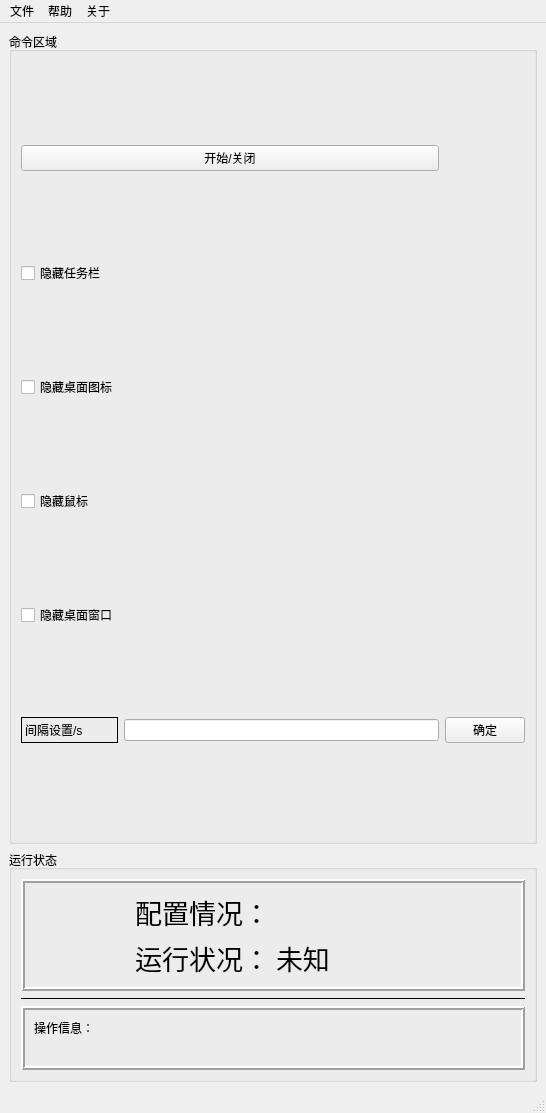
<?xml version="1.0" encoding="UTF-8"?>
<ui version="4.0">
 <class>MainWindow</class>
 <widget class="QMainWindow" name="MainWindow">
  <property name="geometry">
   <rect>
    <x>0</x>
    <y>0</y>
    <width>546</width>
    <height>1113</height>
   </rect>
  </property>
  <property name="windowTitle">
   <string>windows自定义功能</string>
  </property>
  <widget class="QWidget" name="centralwidget">
   <layout class="QVBoxLayout" name="verticalLayout">
    <item>
     <layout class="QGridLayout" name="gridLayout" rowstretch="1,0">
      <item row="1" column="0">
       <widget class="QGroupBox" name="groupBox_2">
        <property name="title">
         <string>运行状态</string>
        </property>
        <layout class="QVBoxLayout" name="verticalLayout_3" stretch="0,0,0">
         <item>
          <widget class="QFrame" name="frame_config">
           <property name="frameShape">
            <enum>QFrame::Box</enum>
           </property>
           <property name="frameShadow">
            <enum>QFrame::Raised</enum>
           </property>
           <property name="lineWidth">
            <number>2</number>
           </property>
           <layout class="QGridLayout" name="gridLayout_4">
            <item row="0" column="3">
             <widget class="QLabel" name="label_view_config">
              <property name="font">
               <font>
                <pointsize>15</pointsize>
               </font>
              </property>
              <property name="text">
               <string/>
              </property>
             </widget>
            </item>
            <item row="0" column="2">
             <widget class="QLabel" name="label_4">
              <property name="font">
               <font>
                <pointsize>20</pointsize>
               </font>
              </property>
              <property name="text">
               <string>配置情况：</string>
              </property>
              <property name="alignment">
               <set>Qt::AlignRight|Qt::AlignTrailing|Qt::AlignVCenter</set>
              </property>
             </widget>
            </item>
            <item row="1" column="3">
             <widget class="QLabel" name="label_view_statue">
              <property name="font">
               <font>
                <pointsize>20</pointsize>
               </font>
              </property>
              <property name="text">
               <string>未知</string>
              </property>
              <property name="textFormat">
               <enum>Qt::AutoText</enum>
              </property>
              <property name="scaledContents">
               <bool>false</bool>
              </property>
              <property name="alignment">
               <set>Qt::AlignLeading|Qt::AlignLeft|Qt::AlignVCenter</set>
              </property>
             </widget>
            </item>
            <item row="1" column="2">
             <widget class="QLabel" name="label_2">
              <property name="font">
               <font>
                <pointsize>20</pointsize>
               </font>
              </property>
              <property name="text">
               <string>运行状况：</string>
              </property>
              <property name="alignment">
               <set>Qt::AlignRight|Qt::AlignTrailing|Qt::AlignVCenter</set>
              </property>
             </widget>
            </item>
           </layout>
          </widget>
         </item>
         <item>
          <widget class="QFrame" name="frame">
           <property name="frameShape">
            <enum>QFrame::HLine</enum>
           </property>
           <property name="frameShadow">
            <enum>QFrame::Plain</enum>
           </property>
          </widget>
         </item>
         <item>
          <widget class="QFrame" name="frame_statue">
           <property name="frameShape">
            <enum>QFrame::Box</enum>
           </property>
           <property name="frameShadow">
            <enum>QFrame::Raised</enum>
           </property>
           <property name="lineWidth">
            <number>2</number>
           </property>
           <layout class="QGridLayout" name="gridLayout_3" rowstretch="1,4" columnstretch="1,4">
            <item row="0" column="0">
             <widget class="QLabel" name="label_3">
              <property name="text">
               <string>操作信息：</string>
              </property>
             </widget>
            </item>
            <item row="0" column="1">
             <widget class="QLabel" name="label_view_interactive_information">
              <property name="text">
               <string/>
              </property>
             </widget>
            </item>
            <item row="1" column="0" colspan="2">
             <widget class="QLabel" name="label_6">
              <property name="text">
               <string/>
              </property>
             </widget>
            </item>
           </layout>
          </widget>
         </item>
        </layout>
       </widget>
      </item>
      <item row="0" column="0">
       <widget class="QGroupBox" name="groupBox">
        <property name="title">
         <string>命令区域</string>
        </property>
        <layout class="QGridLayout" name="gridLayout_2">
         <item row="2" column="0" colspan="2">
          <widget class="QCheckBox" name="button_hide_desk_icon">
           <property name="text">
            <string>隐藏桌面图标</string>
           </property>
          </widget>
         </item>
         <item row="6" column="1">
          <widget class="QLineEdit" name="Edit_time_interval">
           <property name="layoutDirection">
            <enum>Qt::LeftToRight</enum>
           </property>
           <property name="alignment">
            <set>Qt::AlignRight|Qt::AlignTrailing|Qt::AlignVCenter</set>
           </property>
          </widget>
         </item>
         <item row="6" column="2">
          <widget class="QPushButton" name="bugtton_config_set">
           <property name="text">
            <string>确定</string>
           </property>
          </widget>
         </item>
         <item row="6" column="0">
          <widget class="QLabel" name="label">
           <property name="frameShape">
            <enum>QFrame::Box</enum>
           </property>
           <property name="text">
            <string>间隔设置/s</string>
           </property>
          </widget>
         </item>
         <item row="0" column="0" colspan="2">
          <widget class="QPushButton" name="button_start_close">
           <property name="text">
            <string>开始/关闭</string>
           </property>
          </widget>
         </item>
         <item row="1" column="0" colspan="2">
          <widget class="QCheckBox" name="button_hide_taskbar">
           <property name="text">
            <string>隐藏任务栏</string>
           </property>
          </widget>
         </item>
         <item row="4" column="0">
          <widget class="QCheckBox" name="button_hide_cursor">
           <property name="text">
            <string>隐藏鼠标</string>
           </property>
          </widget>
         </item>
         <item row="5" column="0">
          <widget class="QCheckBox" name="button_hide_windows">
           <property name="text">
            <string>隐藏桌面窗口</string>
           </property>
          </widget>
         </item>
        </layout>
       </widget>
      </item>
     </layout>
    </item>
   </layout>
  </widget>
  <widget class="QMenuBar" name="menubar">
   <property name="geometry">
    <rect>
     <x>0</x>
     <y>0</y>
     <width>546</width>
     <height>30</height>
    </rect>
   </property>
   <widget class="QMenu" name="menu">
    <property name="title">
     <string>文件</string>
    </property>
   </widget>
   <widget class="QMenu" name="menu_2">
    <property name="title">
     <string>帮助</string>
    </property>
    <addaction name="action"/>
   </widget>
   <widget class="QMenu" name="menu_3">
    <property name="title">
     <string>关于</string>
    </property>
    <addaction name="action_about"/>
   </widget>
   <addaction name="menu"/>
   <addaction name="menu_2"/>
   <addaction name="menu_3"/>
  </widget>
  <widget class="QStatusBar" name="statusbar"/>
  <action name="action">
   <property name="text">
    <string>没有帮助</string>
   </property>
  </action>
  <action name="action_about">
   <property name="text">
    <string>作者信息</string>
   </property>
  </action>
 </widget>
 <resources/>
 <connections/>
</ui>
